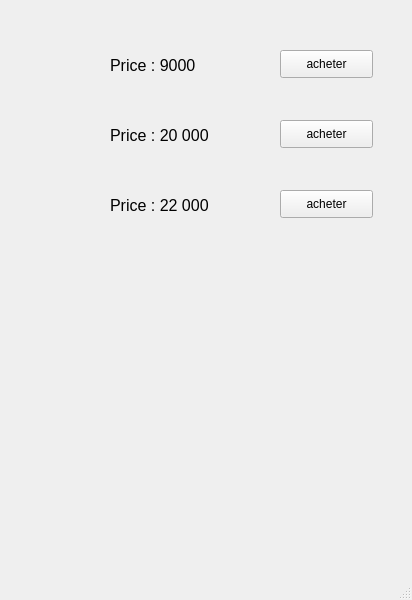
<?xml version="1.0" encoding="UTF-8"?>
<ui version="4.0">
 <class>aerowindow</class>
 <widget class="QMainWindow" name="aerowindow">
  <property name="geometry">
   <rect>
    <x>0</x>
    <y>0</y>
    <width>412</width>
    <height>600</height>
   </rect>
  </property>
  <property name="windowTitle">
   <string>MainWindow</string>
  </property>
  <widget class="QWidget" name="centralwidget">
   <widget class="QLabel" name="label_12">
    <property name="geometry">
     <rect>
      <x>110</x>
      <y>120</y>
      <width>131</width>
      <height>31</height>
     </rect>
    </property>
    <property name="font">
     <font>
      <pointsize>12</pointsize>
     </font>
    </property>
    <property name="text">
     <string>Price : 20 000</string>
    </property>
   </widget>
   <widget class="QLabel" name="label_13">
    <property name="geometry">
     <rect>
      <x>110</x>
      <y>190</y>
      <width>131</width>
      <height>31</height>
     </rect>
    </property>
    <property name="font">
     <font>
      <pointsize>12</pointsize>
     </font>
    </property>
    <property name="text">
     <string>Price : 22 000</string>
    </property>
   </widget>
   <widget class="QLabel" name="label_11">
    <property name="geometry">
     <rect>
      <x>110</x>
      <y>50</y>
      <width>131</width>
      <height>31</height>
     </rect>
    </property>
    <property name="font">
     <font>
      <pointsize>12</pointsize>
     </font>
    </property>
    <property name="text">
     <string>Price : 9000</string>
    </property>
   </widget>
   <widget class="QLabel" name="label8">
    <property name="geometry">
     <rect>
      <x>60</x>
      <y>50</y>
      <width>31</width>
      <height>31</height>
     </rect>
    </property>
    <property name="text">
     <string/>
    </property>
   </widget>
   <widget class="QLabel" name="label9">
    <property name="geometry">
     <rect>
      <x>60</x>
      <y>120</y>
      <width>31</width>
      <height>31</height>
     </rect>
    </property>
    <property name="text">
     <string/>
    </property>
   </widget>
   <widget class="QLabel" name="label10">
    <property name="geometry">
     <rect>
      <x>60</x>
      <y>190</y>
      <width>31</width>
      <height>31</height>
     </rect>
    </property>
    <property name="text">
     <string/>
    </property>
   </widget>
   <widget class="QPushButton" name="pushButton_9">
    <property name="geometry">
     <rect>
      <x>280</x>
      <y>50</y>
      <width>93</width>
      <height>28</height>
     </rect>
    </property>
    <property name="text">
     <string>acheter</string>
    </property>
   </widget>
   <widget class="QPushButton" name="pushButton_10">
    <property name="geometry">
     <rect>
      <x>280</x>
      <y>120</y>
      <width>93</width>
      <height>28</height>
     </rect>
    </property>
    <property name="text">
     <string>acheter</string>
    </property>
   </widget>
   <widget class="QPushButton" name="pushButton_11">
    <property name="geometry">
     <rect>
      <x>280</x>
      <y>190</y>
      <width>93</width>
      <height>28</height>
     </rect>
    </property>
    <property name="text">
     <string>acheter</string>
    </property>
   </widget>
  </widget>
  <widget class="QMenuBar" name="menubar">
   <property name="geometry">
    <rect>
     <x>0</x>
     <y>0</y>
     <width>412</width>
     <height>26</height>
    </rect>
   </property>
  </widget>
  <widget class="QStatusBar" name="statusbar"/>
 </widget>
 <resources/>
 <connections/>
</ui>
